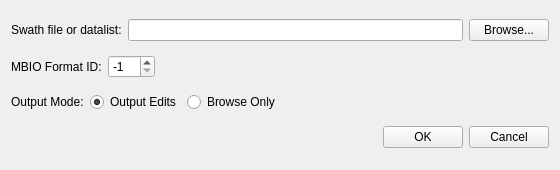
<?xml version="1.0" encoding="UTF-8"?>
<!--
  mbeditviz_open.ui - File > Open Swath Data of mbeditviz (its file selection box with the MBIO
  format id and the output mode). Loaded at runtime by deps/src/mbeditviz/mbeditviz_window.cpp.
-->
<ui version="4.0">
 <class>MbEditVizOpenDialog</class>
 <widget class="QDialog" name="MbEditVizOpenDialog">
  <property name="geometry">
   <rect><x>0</x><y>0</y><width>560</width><height>170</height></rect>
  </property>
  <property name="windowTitle">
   <string>Open Swath Data</string>
  </property>
  <layout class="QVBoxLayout" name="mainLayout">
   <item>
    <layout class="QHBoxLayout" name="fileRow">
     <item>
      <widget class="QLabel" name="fileLabel">
       <property name="text"><string>Swath file or datalist:</string></property>
      </widget>
     </item>
     <item>
      <widget class="QLineEdit" name="fileEdit">
       <property name="toolTip"><string>A swath file, or a datalist (format -1) of swath files</string></property>
      </widget>
     </item>
     <item>
      <widget class="QPushButton" name="browseButton">
       <property name="text"><string>Browse...</string></property>
       <property name="autoDefault"><bool>false</bool></property>
      </widget>
     </item>
    </layout>
   </item>
   <item>
    <layout class="QHBoxLayout" name="formatRow">
     <item>
      <widget class="QLabel" name="formatLabel">
       <property name="text"><string>MBIO Format ID:</string></property>
      </widget>
     </item>
     <item>
      <widget class="QSpinBox" name="formatBox">
       <property name="toolTip"><string>MB-System format id of the file, guessed from its name when one is chosen; -1 reads a datalist</string></property>
       <property name="minimum"><number>-1</number></property>
       <property name="maximum"><number>999</number></property>
       <property name="value"><number>-1</number></property>
      </widget>
     </item>
     <item>
      <spacer name="formatSpacer">
       <property name="orientation"><enum>Qt::Horizontal</enum></property>
       <property name="sizeHint" stdset="0"><size><width>20</width><height>10</height></size></property>
      </spacer>
     </item>
    </layout>
   </item>
   <item>
    <layout class="QHBoxLayout" name="outputRow">
     <item>
      <widget class="QLabel" name="outputLabel">
       <property name="text"><string>Output Mode:</string></property>
      </widget>
     </item>
     <item>
      <widget class="QRadioButton" name="outputEdit">
       <property name="toolTip"><string>Edit the soundings: every flag/unflag you make is written to the file's edit save file (.esf) and recorded for mbprocess. The original swath file itself is never changed.</string></property>
       <property name="text"><string>Output Edits</string></property>
       <property name="checked"><bool>true</bool></property>
      </widget>
     </item>
     <item>
      <widget class="QRadioButton" name="outputBrowse">
       <property name="toolTip"><string>Look only: the soundings can be viewed and flagged on screen, but nothing is written — no edit save file, nothing for mbprocess.</string></property>
       <property name="text"><string>Browse Only</string></property>
      </widget>
     </item>
     <item>
      <spacer name="outputSpacer">
       <property name="orientation"><enum>Qt::Horizontal</enum></property>
       <property name="sizeHint" stdset="0"><size><width>20</width><height>10</height></size></property>
      </spacer>
     </item>
    </layout>
   </item>
   <item>
    <layout class="QHBoxLayout" name="buttonRow">
     <item>
      <spacer name="buttonSpacer">
       <property name="orientation"><enum>Qt::Horizontal</enum></property>
       <property name="sizeHint" stdset="0"><size><width>20</width><height>10</height></size></property>
      </spacer>
     </item>
     <item>
      <widget class="QPushButton" name="okButton">
       <property name="text"><string>OK</string></property>
       <property name="autoDefault"><bool>false</bool></property>
      </widget>
     </item>
     <item>
      <widget class="QPushButton" name="cancelButton">
       <property name="text"><string>Cancel</string></property>
       <property name="autoDefault"><bool>false</bool></property>
      </widget>
     </item>
    </layout>
   </item>
  </layout>
 </widget>
 <resources/>
 <connections/>
</ui>
